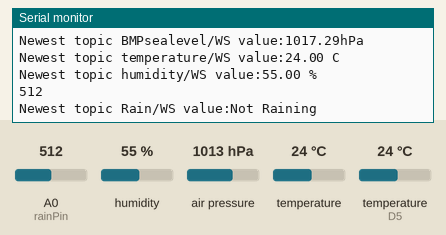
Recording of a sketch running on a simulated ESP8266 (NodeMCU). Parts: the last lines printed to the serial monitor. The inputs (shaded band) are chosen by the test bench; at power-on: A0 (rainPin) = 512, humidity 55 %, air pressure 1013 hPa, temperature 24 °C, temperature (sensor on D5) 24 °C. WiFi joins after 1.5 s; servers stay silent unless stated; no MQTT or app messages arrive unless stated.

Above: at 2.7 s.
2.8 s: A0 (rainPin) set to 272
At 4.5 s:
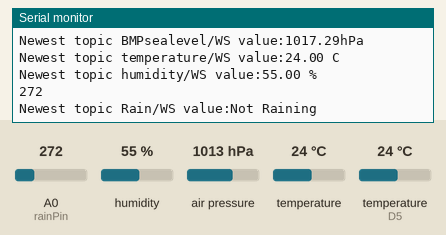
5.5 s: A0 (rainPin) set to 244
At 7.3 s:
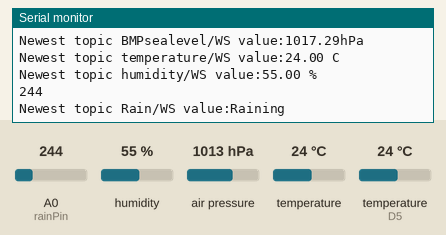
Timing chart, 0 to 8.8 s (numbered marks = the images above; inputs shaded):
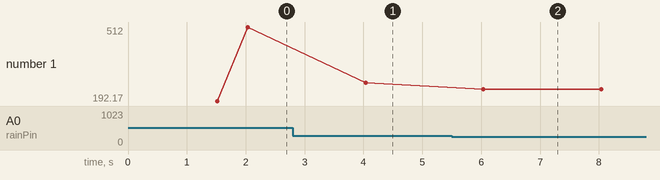

Measured:
- the behaviour switches between 256 and 255 on A0 (rainPin) (found by bisection; images 1 and 2)
- after the input at 2.8 s, the serial monitor: prints a new line after 1.2 s (image 1)
- after the input at 5.5 s, the serial monitor: prints a new line after 0.54 s (image 2)
- plotted number 1: 512 → 272 after the input at 2.8 s, 272 → 244 after the input at 5.5 s

The sketch:

IOT_WS_FINAL.ino
```cpp
/*********************************************************
   AUTHOR: KRISHNA LIMBAD
   TOPIC:IOT BASED WEATHER STATION
   DATE CREATED:10-1-2019
   DATE MODIFIED:-31-1-2019

 *********************************************************/

#include <ESP8266WiFi.h>;
#include <PubSubClient.h>;
//*********************************************************
#include <Wire.h>
#include <SFE_BMP180.h> //Including BMP180 library
//*********************************************************

#include <dht11.h>
#define wifi_ssid "Isha"
#define wifi_password "123456789"
#define mqtt_server "test.mosquitto.org" //like "test.mosquitto.org"
//#define mqtt_user "your_username"
//#define mqtt_password "your_password"

//********************TOPIC DECLEARTION***********************************
#define topic1 "temperature/WS"
#define topic2 "humidity/WS"
#define topic3 "BMPtemp/WS"
#define topic4 "BMPpressure/WS"
#define topic5 "BMPsealevel/WS"
#define topic6 "Rain/WS"
//*******************************************************
dht11 DHT11;
#define DHT11PIN D5
#define rainPin A0
const int sensorMin = 0;
const int sensorMax = 1024;
//*********************************************************
#define ALTITUDE 35.6
SFE_BMP180 pressure; //Creating an object
//*********************************************************
WiFiClient espClient;
PubSubClient client(espClient);
void setup()
{
  pinMode(rainPin,INPUT);
  Serial.begin(115200);
  setup_wifi();
  client.setServer(mqtt_server, 1883);
  //*********************************************************
  if (pressure.begin()) //If initialization was successful, continue
    Serial.println("BMP180 init success");
  else //Else, stop code forever
  {
    Serial.println("BMP180 init fail");
    while (1);
  }
  //*******************************************************
}
void setup_wifi() {
  delay(10);
  // We start by connecting to a WiFi network
  Serial.println();
  Serial.print("Connecting to ");
  Serial.println(wifi_ssid);
  WiFi.begin(wifi_ssid, wifi_password);
  while (WiFi.status() != WL_CONNECTED) {
    delay(500);
    Serial.print(".");
  }
  Serial.println("");
  Serial.println("WiFi connected");
  Serial.println("IP address: ");
  Serial.println(WiFi.localIP());
}
void reconnect() {
  // Loop until we're reconnected
  while (!client.connected()) {
    Serial.print("Attempting MQTT connection...");
    // Attempt to connect
    if (client.connect("mosquitto")) {
      //* See //NOTE below
      Serial.println("connected");
    } else {
      Serial.print("failed, rc=");
      Serial.print(client.state());
      Serial.println(" try again in 5 seconds");
      // Wait 5 seconds before retrying
      delay(5000);
    }
  }
}
//NOTE: if a user/password is used for MQTT connection use:
//if(client.connect("TestMQTT", mqtt_user, mqtt_password)) {
void pubMQTT(String topic, String topic_val)
{
  Serial.print("Newest topic " + topic + " value:");
  Serial.println(String(topic_val).c_str());
  client.publish(topic.c_str(), String(topic_val).c_str(), true);
}
//Variables used in loop()
long lastMsg = 0;
float t1;
float t2;
//**********RAIN SENSOR********************************************

int value = 0;
String rd = "Raining";
String rnd = "Not Raining";

//****************************************************************************
char status;
double T, P, p0; //Creating variables for temp, pressure and relative pressure
//*************************BMP180*********************************************

void loop()
{
  if (!client.connected())
  {
    reconnect();
  }
  client.loop();
  //2 seconds minimum between Read Sensors and Publish
  long now = millis();
  if (now - lastMsg > 2000)
  {
    lastMsg = now;

    //Read Sensors (simulate by increasing the values, range:0-90)

    //Put your main sensor code here:----

    status = pressure.startTemperature();
    if (status != 0)
    {
      status = pressure.getTemperature(T);
      Serial.print(T, 1);
      String Bt = String(T) + "deg C";
      status = pressure.startPressure(3);
      status = pressure.getPressure(P, T);
      Serial.print(P);
      String Bp = String(P) + "hPa";
      p0 = pressure.sealevel(P, ALTITUDE);
      Serial.print(p0);
      String Bs = String(p0) + "hPa";
      pubMQTT(topic3, Bt);
      pubMQTT(topic4, Bp);
      pubMQTT(topic5, Bs);
    }
    //****************DHT11 SENSOR*******************************************
    int chk = DHT11.read(DHT11PIN);
    t2 = (float)DHT11.humidity;
    t1 = (float)DHT11.temperature;
    //t1 = t1>90 ? 0 : ++t1;
    //t2 = t2>90 ? 0 : ++t2;
    String temp2 = String(t2) + " %";
    String temp1 = String(t1) + " C";
    //Publish Values to MQTT broker
    pubMQTT(topic1, temp1);
    pubMQTT(topic2, temp2);
    //*****************RAIN SENSOR*****************************
   int value = analogRead(rainPin);
    int range = map(value, sensorMin, sensorMax, 0, 2);
    Serial.println(value);

    if (range == 0)
    {

      String temp3 = rd;
      pubMQTT(topic6, temp3);
    }
    else
    {
      String temp4 = rnd;
      pubMQTT(topic6, temp4);
    }
  }
}
```
